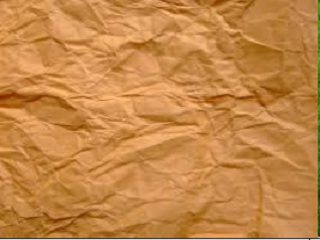
#> input picture Assignment1/1_brown.PNG, 320 x 240 px, found by its file name
$ python 1.py   (older library calls are emulated)
#> lines starting #> are read from the running program, lines starting #| are printed output that depends on the picture
#classifying the test image into class1 or class2 image.

#GLCM is used for the 2nd order texture analysise to classify the test image into class1 or class2 images.

#the GLCM of test image is closer to Class 2 image .
#and also the texture features such as dissimilarity, contrast, homogenity , ASM, energy of test image and class 1 and
#class2 images are compared and scatter graph between contrast and dissimilarity are ploted for class images and test image is
#found to be closer to class 1 image.

#--------------------------------------------------------------------------------------------------


# coding: utf-8

# In[77]:

import cv2
import numpy as np
import matplotlib.pyplot as plt
from skimage.feature import greycomatrix, greycoprops
from skimage import data
get_ipython().magic('matplotlib inline')


# In[78]:

brown = cv2.imread('1_brown.png', 0)
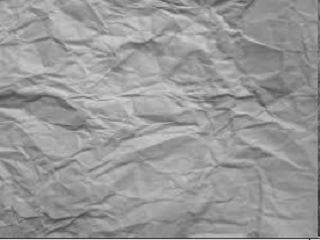
#> brown: shape (240, 320); min 39, max 215, mean 152.8


# In[79]:

brown


# In[80]:

plt.imshow(brown, cmap = 'gray')


# In[81]:

plt.imshow(brown)


# In[82]:

brown.shape


# In[83]:

result = greycomatrix(brown, [1], [0, np.pi/4, np.pi/2, 3*np.pi/4],
                       levels=256)


#obtaining the gray level co occurance matix of class 1 image.
#----------------------------------------------------------------


# In[122]:

contrast_brown = greycoprops(result, 'contrast')
#> contrast_brown = [[26.27, 207.7, 196, 222.9]]
dissimilarity_brown = greycoprops(result, 'dissimilarity')
#> dissimilarity_brown = [[3.3, 7.51, 7.05, 8.08]]
homogeneity_brown = greycoprops(result, 'homogeneity')
#> homogeneity_brown = [[0.327, 0.184, 0.203, 0.172]]
ASM_brown = greycoprops(result, 'ASM')
#> ASM_brown = [[0.00141, 0.000721, 0.000788, 0.000668]]
energy_brown = greycoprops(result, 'energy')
#> energy_brown = [[0.0376, 0.0268, 0.0281, 0.0258]]

#obtaining texture features from the GLCM of class 1
#------------------------------------------------------------------


# In[52]:

result[:, :, 0, 1]


# In[141]:

plt.figure(figsize=(14,8))

plt.subplot(141),plt.imshow(brown)
plt.title('class1')

plt.subplot(142),plt.imshow(contrast_brown)
plt.title('contrast_brown')

plt.subplot(143),plt.imshow(dissimilarity_brown)
plt.title('dissimilarity_brown')

plt.subplot(144),plt.imshow(homogeneity_brown)
plt.title('homogenity_brown')

plt.figure(figsize=(14,8))

plt.subplot(121),plt.imshow(ASM_brown)
plt.title('ASM_brown')

plt.subplot(122),plt.imshow(energy_brown)
plt.title('energy_brown')

plt.show()


# In[94]:

green = cv2.imread('2_green.png', 0)
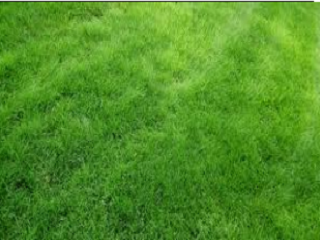
#> input picture Assignment1/2_green.PNG, 320 x 240 px, found by its file name
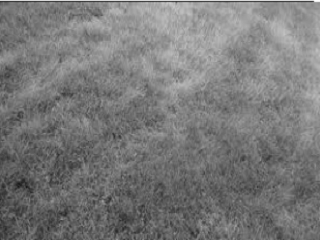
#> green: shape (240, 320); min 28, max 255, mean 120.7


# In[95]:

green.shape


# In[96]:

green


# In[97]:

result1 = greycomatrix(green, [1], [0, np.pi/4, np.pi/2, 3*np.pi/4],
                       levels=256)


#obtaining the gray level co occurance matix of class 2 image.
#----------------------------------------------------------------


# In[20]:

result1[:, :, 0, 1][53,85]


# In[124]:

contrast_green = greycoprops(result1, 'contrast')
#> contrast_green = [[70.9, 220.8, 168.1, 217.1]]
dissimilarity_green = greycoprops(result1, 'dissimilarity')
#> dissimilarity_green = [[6.31, 8.72, 6.31, 8.59]]
homogeneity_green = greycoprops(result1, 'homogeneity')
#> homogeneity_green = [[0.175, 0.135, 0.195, 0.134]]
ASM_green = greycoprops(result1, 'ASM')
#> ASM_green = [[0.000631, 0.000502, 0.00072, 0.000511]]
energy_green = greycoprops(result1, 'energy')
#> energy_green = [[0.0251, 0.0224, 0.0268, 0.0226]]

#obtaining texture features from the GLCM of class 2
#------------------------------------------------------------------


# In[129]:

plt.figure(figsize=(14,8))

plt.subplot(131),plt.imshow(contrast_green,cmap = 'gray')
plt.title('contrast_green')

plt.subplot(132),plt.imshow(dissimilarity_green,cmap = 'gray')
plt.title('dissimilarity_green')

plt.subplot(133),plt.imshow(homogeneity_green,cmap = 'gray')
plt.title('homogenity_green')

plt.figure(figsize=(14,8))

plt.subplot(121),plt.imshow(ASM_green,cmap = 'gray')
plt.title('ASM_green')

plt.subplot(122),plt.imshow(energy_green,cmap = 'gray')
plt.title('energy_green')

plt.show()
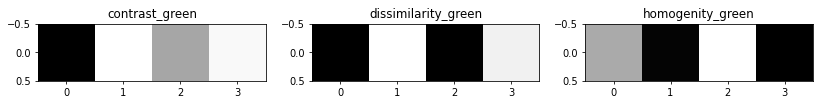
#> figure drawn by matplotlib, 3 panels
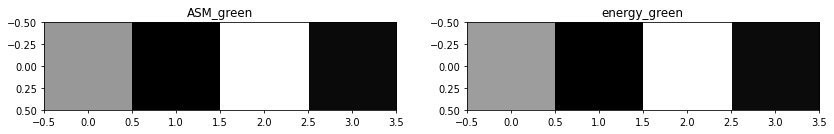
#> figure drawn by matplotlib, 2 panels


# In[142]:

plt.figure(figsize=(14,8))

plt.subplot(141),plt.imshow(green)
plt.title('class2')

plt.subplot(142),plt.imshow(contrast_green)
plt.title('contrast_green')

plt.subplot(143),plt.imshow(dissimilarity_green)
plt.title('dissimilarity_green')

plt.subplot(144),plt.imshow(homogeneity_green)
plt.title('homogenity_green')

plt.figure(figsize=(14,8))

plt.subplot(121),plt.imshow(ASM_green)
plt.title('ASM_green')

plt.subplot(122),plt.imshow(energy_green)
plt.title('energy_green')

plt.show()
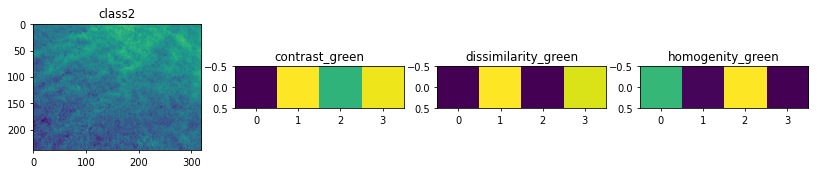
#> figure drawn by matplotlib, 4 panels
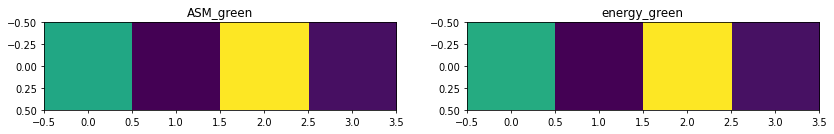
#> figure drawn by matplotlib, 2 panels


# In[120]:

#> (the run stopped early here; a loop or call above may not have finished)
